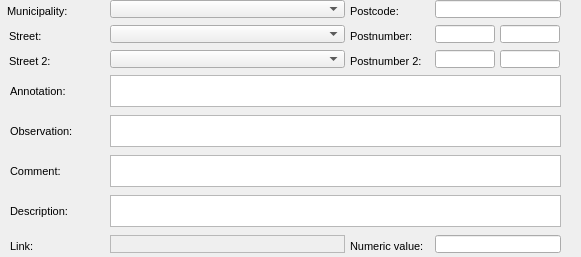
      <widget class="QWidget" name="Additionalinformation">
       <property name="geometry">
        <rect>
         <x>0</x>
         <y>0</y>
         <width>581</width>
         <height>257</height>
        </rect>
       </property>
       <attribute name="label">
        <string>Additional information</string>
       </attribute>
       <widget class="QLabel" name="label_streetaxis2_id">
        <property name="geometry">
         <rect>
          <x>9</x>
          <y>50</y>
          <width>99</width>
          <height>22</height>
         </rect>
        </property>
        <property name="font">
         <font>
          <pointsize>8</pointsize>
         </font>
        </property>
        <property name="frameShape">
         <enum>QFrame::NoFrame</enum>
        </property>
        <property name="frameShadow">
         <enum>QFrame::Plain</enum>
        </property>
        <property name="text">
         <string>Street 2:</string>
        </property>
        <property name="textFormat">
         <enum>Qt::AutoText</enum>
        </property>
        <property name="scaledContents">
         <bool>false</bool>
        </property>
        <property name="alignment">
         <set>Qt::AlignLeading|Qt::AlignLeft|Qt::AlignVCenter</set>
        </property>
        <property name="margin">
         <number>3</number>
        </property>
       </widget>
       <widget class="QLabel" name="label_comment">
        <property name="geometry">
         <rect>
          <x>10</x>
          <y>160</y>
          <width>99</width>
          <height>22</height>
         </rect>
        </property>
        <property name="font">
         <font>
          <pointsize>8</pointsize>
         </font>
        </property>
        <property name="frameShape">
         <enum>QFrame::NoFrame</enum>
        </property>
        <property name="frameShadow">
         <enum>QFrame::Plain</enum>
        </property>
        <property name="text">
         <string>Comment:</string>
        </property>
        <property name="textFormat">
         <enum>Qt::AutoText</enum>
        </property>
        <property name="scaledContents">
         <bool>false</bool>
        </property>
        <property name="alignment">
         <set>Qt::AlignLeading|Qt::AlignLeft|Qt::AlignVCenter</set>
        </property>
        <property name="margin">
         <number>3</number>
        </property>
       </widget>
       <widget class="QLabel" name="label_streetaxis_id">
        <property name="geometry">
         <rect>
          <x>9</x>
          <y>25</y>
          <width>99</width>
          <height>22</height>
         </rect>
        </property>
        <property name="font">
         <font>
          <pointsize>8</pointsize>
         </font>
        </property>
        <property name="frameShape">
         <enum>QFrame::NoFrame</enum>
        </property>
        <property name="frameShadow">
         <enum>QFrame::Plain</enum>
        </property>
        <property name="text">
         <string>Street:</string>
        </property>
        <property name="textFormat">
         <enum>Qt::AutoText</enum>
        </property>
        <property name="scaledContents">
         <bool>false</bool>
        </property>
        <property name="alignment">
         <set>Qt::AlignLeading|Qt::AlignLeft|Qt::AlignVCenter</set>
        </property>
        <property name="margin">
         <number>3</number>
        </property>
       </widget>
       <widget class="QLineEdit" name="postcode">
        <property name="geometry">
         <rect>
          <x>435</x>
          <y>0</y>
          <width>126</width>
          <height>18</height>
         </rect>
        </property>
        <property name="font">
         <font>
          <pointsize>8</pointsize>
         </font>
        </property>
        <property name="inputMask">
         <string/>
        </property>
        <property name="text">
         <string/>
        </property>
        <property name="frame">
         <bool>true</bool>
        </property>
       </widget>
       <widget class="QLabel" name="label_postcode">
        <property name="geometry">
         <rect>
          <x>350</x>
          <y>0</y>
          <width>79</width>
          <height>22</height>
         </rect>
        </property>
        <property name="font">
         <font>
          <pointsize>8</pointsize>
         </font>
        </property>
        <property name="frameShape">
         <enum>QFrame::NoFrame</enum>
        </property>
        <property name="frameShadow">
         <enum>QFrame::Plain</enum>
        </property>
        <property name="text">
         <string>Postcode:</string>
        </property>
        <property name="textFormat">
         <enum>Qt::AutoText</enum>
        </property>
        <property name="scaledContents">
         <bool>false</bool>
        </property>
        <property name="alignment">
         <set>Qt::AlignLeading|Qt::AlignLeft|Qt::AlignVCenter</set>
        </property>
        <property name="margin">
         <number>3</number>
        </property>
       </widget>
       <widget class="QLineEdit" name="num_value">
        <property name="geometry">
         <rect>
          <x>435</x>
          <y>235</y>
          <width>126</width>
          <height>18</height>
         </rect>
        </property>
        <property name="echoMode">
         <enum>QLineEdit::Normal</enum>
        </property>
       </widget>
       <widget class="QLineEdit" name="postcomplement">
        <property name="geometry">
         <rect>
          <x>500</x>
          <y>25</y>
          <width>60</width>
          <height>18</height>
         </rect>
        </property>
        <property name="font">
         <font>
          <pointsize>8</pointsize>
         </font>
        </property>
        <property name="inputMask">
         <string/>
        </property>
        <property name="text">
         <string/>
        </property>
        <property name="frame">
         <bool>true</bool>
        </property>
       </widget>
       <widget class="QLabel" name="label_muni_id">
        <property name="geometry">
         <rect>
          <x>7</x>
          <y>0</y>
          <width>101</width>
          <height>22</height>
         </rect>
        </property>
        <property name="font">
         <font>
          <pointsize>8</pointsize>
         </font>
        </property>
        <property name="frameShape">
         <enum>QFrame::NoFrame</enum>
        </property>
        <property name="frameShadow">
         <enum>QFrame::Plain</enum>
        </property>
        <property name="text">
         <string>Municipality:</string>
        </property>
        <property name="textFormat">
         <enum>Qt::AutoText</enum>
        </property>
        <property name="scaledContents">
         <bool>false</bool>
        </property>
        <property name="alignment">
         <set>Qt::AlignLeading|Qt::AlignLeft|Qt::AlignVCenter</set>
        </property>
        <property name="margin">
         <number>3</number>
        </property>
       </widget>
       <widget class="QComboBox" name="muni_id">
        <property name="geometry">
         <rect>
          <x>110</x>
          <y>0</y>
          <width>235</width>
          <height>18</height>
         </rect>
        </property>
        <property name="font">
         <font>
          <pointsize>8</pointsize>
         </font>
        </property>
       </widget>
       <widget class="QLineEdit" name="postcomplement2">
        <property name="geometry">
         <rect>
          <x>500</x>
          <y>50</y>
          <width>60</width>
          <height>18</height>
         </rect>
        </property>
        <property name="font">
         <font>
          <pointsize>8</pointsize>
         </font>
        </property>
        <property name="inputMask">
         <string/>
        </property>
        <property name="text">
         <string/>
        </property>
        <property name="frame">
         <bool>true</bool>
        </property>
       </widget>
       <widget class="QComboBox" name="streetaxis2_id">
        <property name="geometry">
         <rect>
          <x>110</x>
          <y>50</y>
          <width>235</width>
          <height>18</height>
         </rect>
        </property>
        <property name="font">
         <font>
          <pointsize>8</pointsize>
         </font>
        </property>
       </widget>
       <widget class="QLabel" name="label_postnumber">
        <property name="geometry">
         <rect>
          <x>350</x>
          <y>25</y>
          <width>79</width>
          <height>22</height>
         </rect>
        </property>
        <property name="font">
         <font>
          <pointsize>8</pointsize>
         </font>
        </property>
        <property name="frameShape">
         <enum>QFrame::NoFrame</enum>
        </property>
        <property name="frameShadow">
         <enum>QFrame::Plain</enum>
        </property>
        <property name="text">
         <string>Postnumber:</string>
        </property>
        <property name="textFormat">
         <enum>Qt::AutoText</enum>
        </property>
        <property name="scaledContents">
         <bool>false</bool>
        </property>
        <property name="alignment">
         <set>Qt::AlignLeading|Qt::AlignLeft|Qt::AlignVCenter</set>
        </property>
        <property name="margin">
         <number>3</number>
        </property>
       </widget>
       <widget class="QLabel" name="label_num_value">
        <property name="geometry">
         <rect>
          <x>350</x>
          <y>235</y>
          <width>86</width>
          <height>22</height>
         </rect>
        </property>
        <property name="font">
         <font>
          <pointsize>8</pointsize>
         </font>
        </property>
        <property name="frameShape">
         <enum>QFrame::NoFrame</enum>
        </property>
        <property name="frameShadow">
         <enum>QFrame::Plain</enum>
        </property>
        <property name="text">
         <string>Numeric value:</string>
        </property>
        <property name="textFormat">
         <enum>Qt::AutoText</enum>
        </property>
        <property name="scaledContents">
         <bool>false</bool>
        </property>
        <property name="alignment">
         <set>Qt::AlignLeading|Qt::AlignLeft|Qt::AlignVCenter</set>
        </property>
        <property name="margin">
         <number>3</number>
        </property>
       </widget>
       <widget class="QTextEdit" name="annotation">
        <property name="geometry">
         <rect>
          <x>110</x>
          <y>75</y>
          <width>451</width>
          <height>32</height>
         </rect>
        </property>
        <property name="frameShape">
         <enum>QFrame::StyledPanel</enum>
        </property>
        <property name="frameShadow">
         <enum>QFrame::Raised</enum>
        </property>
       </widget>
       <widget class="QLabel" name="label_link">
        <property name="geometry">
         <rect>
          <x>10</x>
          <y>235</y>
          <width>97</width>
          <height>22</height>
         </rect>
        </property>
        <property name="font">
         <font>
          <pointsize>8</pointsize>
         </font>
        </property>
        <property name="frameShape">
         <enum>QFrame::NoFrame</enum>
        </property>
        <property name="frameShadow">
         <enum>QFrame::Plain</enum>
        </property>
        <property name="text">
         <string>Link:</string>
        </property>
        <property name="textFormat">
         <enum>Qt::AutoText</enum>
        </property>
        <property name="scaledContents">
         <bool>false</bool>
        </property>
        <property name="alignment">
         <set>Qt::AlignLeading|Qt::AlignLeft|Qt::AlignVCenter</set>
        </property>
        <property name="margin">
         <number>3</number>
        </property>
       </widget>
       <widget class="QLabel" name="label_observ">
        <property name="geometry">
         <rect>
          <x>10</x>
          <y>120</y>
          <width>97</width>
          <height>22</height>
         </rect>
        </property>
        <property name="font">
         <font>
          <pointsize>8</pointsize>
         </font>
        </property>
        <property name="frameShape">
         <enum>QFrame::NoFrame</enum>
        </property>
        <property name="frameShadow">
         <enum>QFrame::Plain</enum>
        </property>
        <property name="text">
         <string>Observation:</string>
        </property>
        <property name="textFormat">
         <enum>Qt::AutoText</enum>
        </property>
        <property name="scaledContents">
         <bool>false</bool>
        </property>
        <property name="alignment">
         <set>Qt::AlignLeading|Qt::AlignLeft|Qt::AlignVCenter</set>
        </property>
        <property name="margin">
         <number>3</number>
        </property>
       </widget>
       <widget class="QLabel" name="label_annotation">
        <property name="geometry">
         <rect>
          <x>10</x>
          <y>80</y>
          <width>97</width>
          <height>22</height>
         </rect>
        </property>
        <property name="font">
         <font>
          <pointsize>8</pointsize>
         </font>
        </property>
        <property name="frameShape">
         <enum>QFrame::NoFrame</enum>
        </property>
        <property name="frameShadow">
         <enum>QFrame::Plain</enum>
        </property>
        <property name="text">
         <string>Annotation:</string>
        </property>
        <property name="textFormat">
         <enum>Qt::AutoText</enum>
        </property>
        <property name="scaledContents">
         <bool>false</bool>
        </property>
        <property name="alignment">
         <set>Qt::AlignLeading|Qt::AlignLeft|Qt::AlignVCenter</set>
        </property>
        <property name="margin">
         <number>3</number>
        </property>
       </widget>
       <widget class="QLineEdit" name="postnumber2">
        <property name="geometry">
         <rect>
          <x>435</x>
          <y>50</y>
          <width>60</width>
          <height>18</height>
         </rect>
        </property>
        <property name="font">
         <font>
          <pointsize>8</pointsize>
         </font>
        </property>
        <property name="inputMask">
         <string/>
        </property>
        <property name="text">
         <string/>
        </property>
        <property name="frame">
         <bool>true</bool>
        </property>
       </widget>
       <widget class="QComboBox" name="streetaxis_id">
        <property name="geometry">
         <rect>
          <x>110</x>
          <y>25</y>
          <width>235</width>
          <height>18</height>
         </rect>
        </property>
        <property name="font">
         <font>
          <pointsize>8</pointsize>
         </font>
        </property>
       </widget>
       <widget class="QLineEdit" name="postnumber">
        <property name="geometry">
         <rect>
          <x>435</x>
          <y>25</y>
          <width>60</width>
          <height>18</height>
         </rect>
        </property>
        <property name="font">
         <font>
          <pointsize>8</pointsize>
         </font>
        </property>
        <property name="inputMask">
         <string/>
        </property>
        <property name="text">
         <string/>
        </property>
        <property name="frame">
         <bool>true</bool>
        </property>
       </widget>
       <widget class="QTextEdit" name="observ">
        <property name="geometry">
         <rect>
          <x>110</x>
          <y>115</y>
          <width>451</width>
          <height>32</height>
         </rect>
        </property>
       </widget>
       <widget class="QLabel" name="label_postnumber2">
        <property name="geometry">
         <rect>
          <x>350</x>
          <y>50</y>
          <width>86</width>
          <height>22</height>
         </rect>
        </property>
        <property name="font">
         <font>
          <pointsize>8</pointsize>
         </font>
        </property>
        <property name="frameShape">
         <enum>QFrame::NoFrame</enum>
        </property>
        <property name="frameShadow">
         <enum>QFrame::Plain</enum>
        </property>
        <property name="text">
         <string>Postnumber 2:</string>
        </property>
        <property name="textFormat">
         <enum>Qt::AutoText</enum>
        </property>
        <property name="scaledContents">
         <bool>false</bool>
        </property>
        <property name="alignment">
         <set>Qt::AlignLeading|Qt::AlignLeft|Qt::AlignVCenter</set>
        </property>
        <property name="margin">
         <number>3</number>
        </property>
       </widget>
       <widget class="QLabel" name="label_descript_2">
        <property name="geometry">
         <rect>
          <x>10</x>
          <y>200</y>
          <width>97</width>
          <height>22</height>
         </rect>
        </property>
        <property name="font">
         <font>
          <pointsize>8</pointsize>
         </font>
        </property>
        <property name="frameShape">
         <enum>QFrame::NoFrame</enum>
        </property>
        <property name="frameShadow">
         <enum>QFrame::Plain</enum>
        </property>
        <property name="text">
         <string>Description:</string>
        </property>
        <property name="textFormat">
         <enum>Qt::AutoText</enum>
        </property>
        <property name="scaledContents">
         <bool>false</bool>
        </property>
        <property name="alignment">
         <set>Qt::AlignLeading|Qt::AlignLeft|Qt::AlignVCenter</set>
        </property>
        <property name="margin">
         <number>3</number>
        </property>
       </widget>
       <widget class="QTextEdit" name="link">
        <property name="enabled">
         <bool>false</bool>
        </property>
        <property name="geometry">
         <rect>
          <x>110</x>
          <y>235</y>
          <width>235</width>
          <height>18</height>
         </rect>
        </property>
        <property name="verticalScrollBarPolicy">
         <enum>Qt::ScrollBarAlwaysOff</enum>
        </property>
        <property name="horizontalScrollBarPolicy">
         <enum>Qt::ScrollBarAlwaysOff</enum>
        </property>
       </widget>
       <widget class="QTextEdit" name="comment">
        <property name="geometry">
         <rect>
          <x>110</x>
          <y>155</y>
          <width>451</width>
          <height>32</height>
         </rect>
        </property>
        <property name="frameShadow">
         <enum>QFrame::Sunken</enum>
        </property>
        <property name="lineWidth">
         <number>1</number>
        </property>
       </widget>
       <widget class="QTextEdit" name="descript">
        <property name="geometry">
         <rect>
          <x>110</x>
          <y>195</y>
          <width>451</width>
          <height>32</height>
         </rect>
        </property>
       </widget>
      </widget>
